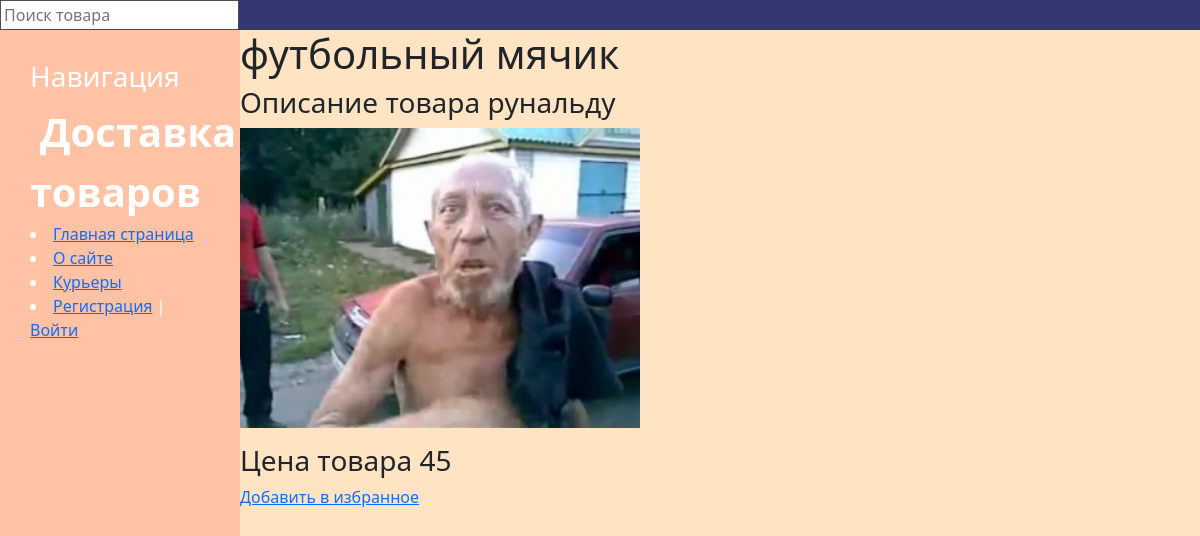
Screenshot of /product/4/ with the database file from the repository.
### delivery/models.py (models this page shows, shortened)
class Product(models.Model):
    name = models.CharField(max_length=40, verbose_name='товар')
    description = models.TextField(verbose_name='описание')
    image = models.ImageField(upload_to="photos/%Y/%m/%d/", null=True, verbose_name='фото')
    price = models.IntegerField(verbose_name='цена')
    order = models.ManyToManyField(Order, through="OrdersProducts")
    favourites = models.ManyToManyField(User, related_name='favourites', default=None, blank=True)

### delivery/views.py (the view)
# urls.py: path('product/<int:product_id>/', show_product, name='product'),
def show_product(request, product_id):
    product = get_object_or_404(Product, pk=product_id)
    fav = bool
    if product.favourites.filter(id=request.user.id).exists():
        fav = True
    context = {
        'product': product,
        'title': product.name,
        'fav': fav,
    }
    return render(request, 'product.html', context=context)

### delivery/templatetags/store_tags.py (called while the page is built)
@register.simple_tag()
def get_menu():
    menu = [{'title': "Главная страница", 'url_name': 'home'},
            {'title': "О сайте", 'url_name': 'about'},
            {'title': "Курьеры", 'url_name': 'courier'},
            ]
    return menu

### delivery/templates/product.html
{% extends 'base.html'%}
{% block content %}
<h1>{{product.name}}</h1>
<h3>Описание товара {{ product.description }}</h3>
<p><img class="img-article" src="{{product.image.url}}" style="width: 400px"></p>
    <h3>Цена товара {{ product.price }}</h3>
{% if request.user.is_authenticated %}
 {% if fav %}
      <div>
        <a href="{% url 'favourite_list' %}" class="">Удалить из избранного</a>
      </div>
      {% else %}
      <div>
        <a href="{% url 'favourite_add' product.id %}" class="">Добавить в избранное</a>
      </div>
      {% endif %}
      {% else %}
      <div>
        <a href="{% url 'register' %}" class="">Добавить в избранное</a>
      </div>
      {% endif %}
{%endblock%}

### delivery/static/delivery/css/style.css (style rules this page uses)
body { background: bisque; }

### rows the page displays
Product: name "футбольный мячик", description "рунальду", image (picture), price "45"

### other values shown
{{ m.title }} "Главная страница" "О сайте" "Курьеры"
